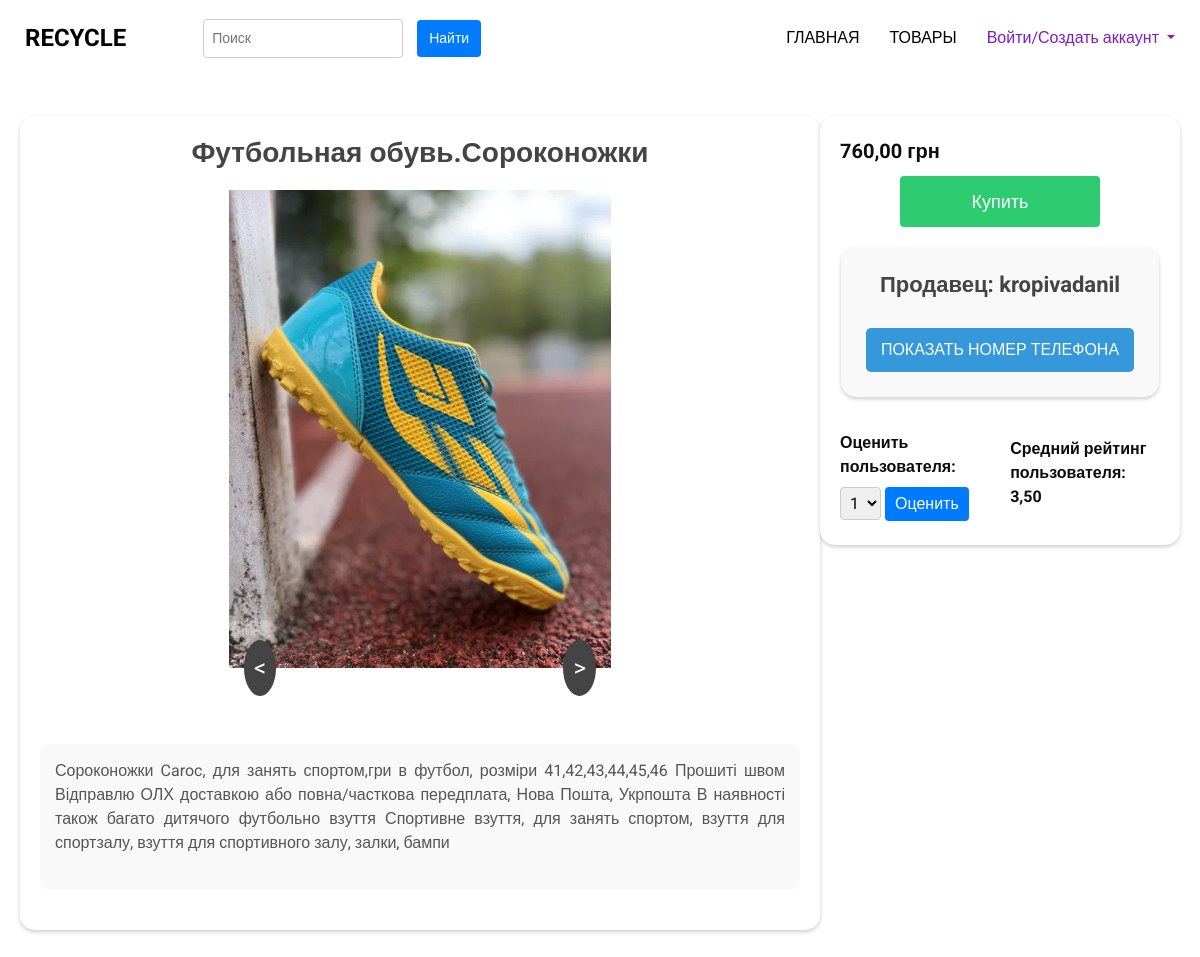
Before: /product/futbolnaya-obuvsorokonozhki/ with the older database file.
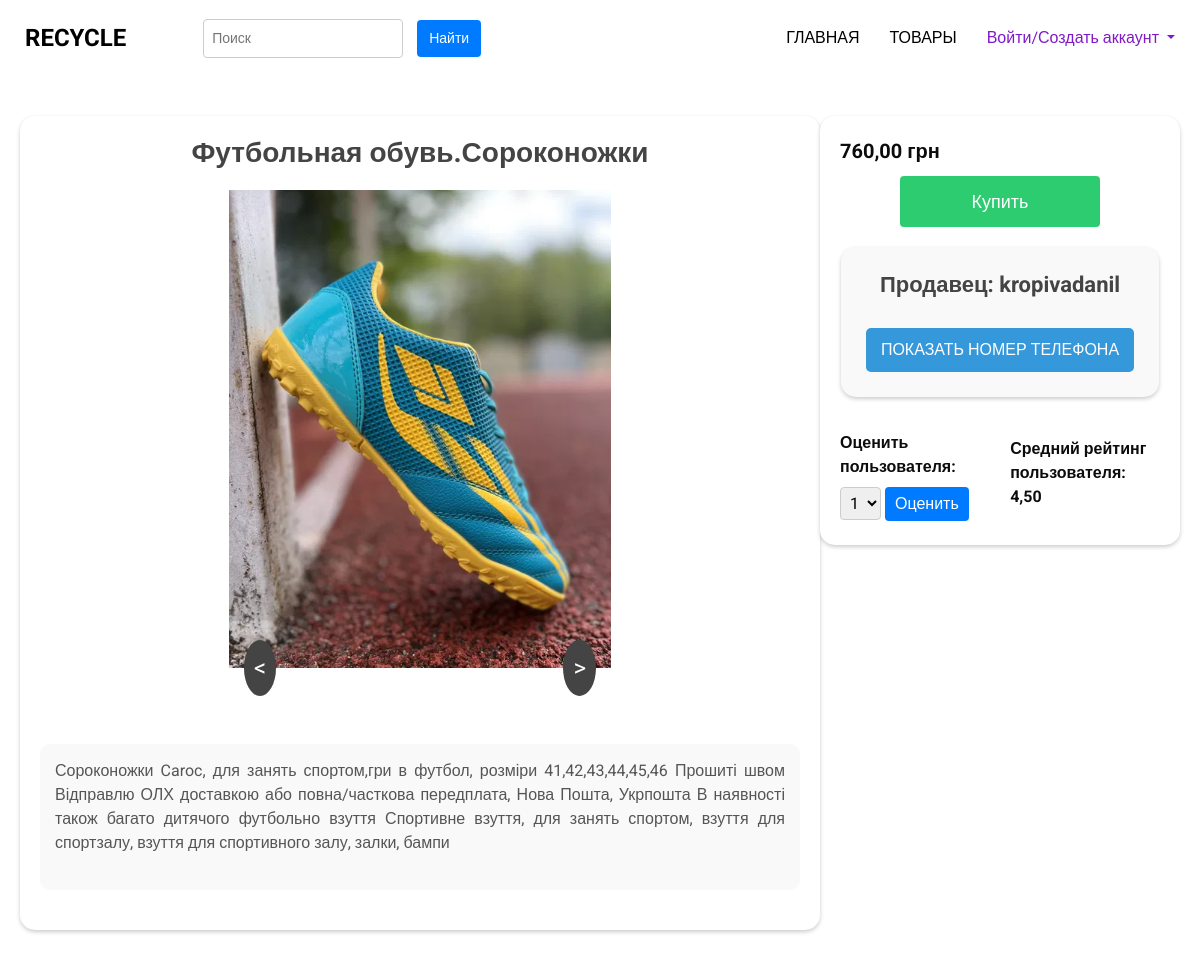
After: the same page with the newer database file.
### accounts/models.py (models this page shows, shortened)
class User(AbstractUser):
    phone_number = models.CharField(max_length=20)
    city = models.CharField(max_length=100, choices=CITY_CHOICES)
    average_rating = models.DecimalField(max_digits=3, decimal_places=2, default=0.0)
    total_ratings = models.PositiveIntegerField(default=0)

### bboard/views.py (the view)
# urls.py: path('product/<slug:slug>/', views.product_detail_view, name='product_detail'),
def product_detail_view(request, slug):
    product = get_object_or_404(Product.objects.select_related('user'), slug=slug)
    return render(request, 'products/product_detail.html', {'product': product})

### templates/products/product_detail.html (shortened to what this page needs)
{% extends 'products/new/base.html' %}
{% load static %}
{%block styles%}
<link rel="stylesheet" type="text/css" href="{% static 'product_detail_styles.css' %}">{% endblock %}
{% block content %}
<div class="con">
    <div class="product-details-container">
        <h2 class="product-title">{{ product.title }}</h2>
        <div class="product-image-container">
            <div class="image-container">
                <div class="slideshow">
                    {% if product.thumbnail_1 %}
                    <img src="{{ product.thumbnail_1.url }}" alt="{{ product.title }} thumbnail">
                    {% endif %}
                </div>
                <div class="arrow-container">
                    <button class="prev-arrow">&lt;</button>
                    <button class="next-arrow">&gt;</button>
                </div>
            </div>
        </div>
        <div class="product-text-block">
            <p class="product-description">{{ product.description }}</p>
        </div>
    </div>
    <div class="right-there">
        <p class="product-price">{{ product.price }} грн</p>
        {% if product.user.username != user.username %}
        <a href="{% url 'create_order' product.pk %}" class="buy-button">Купить</a>
        {% endif %}
        {% with product.user as owner %}
        <div class="product-owner-container">
            <div class="product-owner-left">
                <h3 class="product-owner-title">Продавец: {{ owner.username }}</h3>
            </div>
            <div class="product-owner-right">
                <a href="javascript:void(0);" style="text-decoration:none; color: white" class="phone-number-link"
                   onclick="togglePhoneNumber('{{ owner.phone_number }}')">ПОКАЗАТЬ НОМЕР ТЕЛЕФОНА</a>
            </div>
        </div>
        <div class="rating">
            {% if owner.username != user.username %}
            <form method="post" action="{% url 'rate_user' owner.username %}">
                <label for="rating">Оценить пользователя:</label>
                <select name="rating" id="rating">
                    <option value="1">1</option>
                </select>
                <button type="submit">Оценить</button>
            </form>
            {% endif %}
            <p>Средний рейтинг пользователя: {{ owner.average_rating }}</p>
        </div>
        {% endwith %}
    </div>
</div>
{% endblock %}

Changed rows visible on the page:
changed User "kropivadanil": average_rating "3,50" → "4,50"
